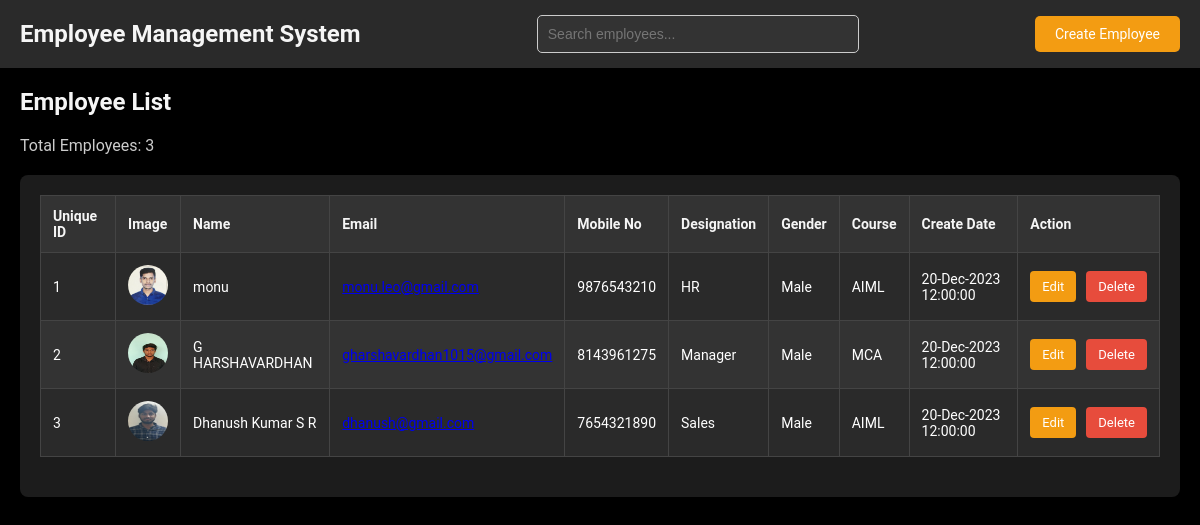
/employees/, run on the app's committed database.
### employee_app/models.py (models this page shows, shortened)
class Employee(models.Model):
    name = models.CharField(max_length=100)
    email = models.EmailField(unique=True)  # Example: Employee's email address
    mobile_no = models.CharField(max_length=10)  # Example: Mobile number
    gender = models.CharField(
        max_length=10,
        choices=[('Male', 'Male'), ('Female', 'Female'), ('Others', 'Others')],
        default='SELECT'  # Set default to 'Male'
    )  # Example: Gender (Male/Female)
    designation = models.CharField(
        max_length=100,
        choices=[('HR', 'HR'), ('Manager', 'Manager'), ('Sales', 'Sales')],
        default='SELECT'  # Set default to 'HR'
    )  # Example: Job designation
    course = models.CharField(
        max_length=50,
        choices = [
        ('MCA', 'MCA'),
        ('AIML', 'AIML')],
        default='SELECT'  # Set default to 'MCA'
    )  # Example: Training or course name
    image = models.ImageField(upload_to='employee_images/', null=True, blank=True)
    created_date = models.DateTimeField(default=datetime.datetime(2023, 12, 20, 12, 0, 0))  # Example default

### employee_app/views.py (the view)
# urls.py: path('employees/', views.employee_list, name='employee_list'),
def employee_list(request):
    employees = Employee.objects.all()
    return render(request, 'employee_list.html', {'employees': employees})

### employee_app/templates/employee_list.html (shortened to what this page needs)
{% load static %}
<!DOCTYPE html>
<html lang="en">
<head>
</head>
<body>
    <header>
        <h1>Employee Management System</h1>
        <div class="search-container">
            <input type="text" id="searchBox" placeholder="Search employees..." onkeyup="searchFunction()" />
        </div>
        <a href="{% url 'employee_add' %}">Create Employee</a>
    </header>
    <div class="content">
        <h1>Employee List</h1>
        <div class="count-container">
            <p>Total Employees: {{ employees.count }}</p>
        </div>
        <div class="table-container">
            <table id="employeeTable">
                <thead>
                    <tr>
                        <th>Unique ID</th>
                        <th>Image</th>
                        <th>Name</th>
                        <th>Email</th>
                        <th>Mobile No</th>
                        <th>Designation</th>
                        <th>Gender</th>
                        <th>Course</th>
                        <th>Create Date</th>
                        <th>Action</th>
                    </tr>
                </thead>
                <tbody>
                    {% for employee in employees %}
                        <tr>
                            <td>{{ forloop.counter }}</td>
                            <td>
                                {% if employee.image %}
                                    <img src="{{ employee.image.url }}" alt="Image" width="40" height="40" style="border-radius: 50%;">
                                {% else %}
                                    N/A
                                {% endif %}
                            </td>
                            <td>{{ employee.name }}</td>
                            <td><a href="mailto:{{ employee.email }}">{{ employee.email }}</a></td>
                            <td>{{ employee.mobile_no }}</td>
                            <td>{{ employee.designation }}</td>
                            <td>{{ employee.get_gender_display }}</td>
                            <td>{{ employee.course }}</td>
                            <td>{{ employee.created_date|date:"d-M-Y H:i:s" }}</td>
                            <td>
                                <div class="action-links">
                                    <a href="{% url 'employee_edit' employee.id %}" class="edit">Edit</a>
                                    <a href="{% url 'employee_delete' employee.id %}" class="delete" onclick="return confirm('Are you sure you want to delete this employee?')">Delete</a>
                                </div>
                            </td>
                        </tr>
                    {% endfor %}
                </tbody>
            </table>
        </div>
    </div>
</body>
</html>

### employee_app/templates/employee_list.html (style rules this page uses)
body { font-family: 'Roboto', sans-serif; margin: 0; padding: 0; background-color: #000000; color: #ffffff; }
header { background-color: #2a2a2a; color: white; padding: 15px 20px; display: flex; justify-content: space-between; align-items: center; box-shadow: 0 2px 4px rgba(0, 0, 0, 0.1); }
header h1 { margin: 0; font-size: 1.5rem; font-weight: bold; color: #f5f5f5; }
header a { color: white; text-decoration: none; padding: 10px 20px; border-radius: 5px; background-color: #f39c12; font-size: 14px; transition: background-color 0.3s; }
.search-container { display: flex; align-items: center; gap: 10px; }
#searchBox { padding: 10px; font-size: 14px; border-radius: 5px; border: 1px solid #ccc; width: 300px; background-color: #333; color: white; }
.content { margin: 20px; }
h1 { margin-bottom: 20px; font-size: 24px; color: #f5f5f5; }
.count-container { margin-bottom: 20px; font-size: 16px; color: #ccc; }
.table-container { background-color: #1c1c1c; border-radius: 8px; box-shadow: 0 2px 4px rgba(0, 0, 0, 0.1); padding: 20px; }
table { width: 100%; border-collapse: collapse; margin-bottom: 20px; }
table, th, td { border: 1px solid #444; }
th, td { padding: 12px; text-align: left; font-size: 14px; }
th { background-color: #333; color: #f5f5f5; font-weight: bold; }
tr:nth-child(even) { background-color: #333; }
tr:nth-child(odd) { background-color: #2a2a2a; }
.action-links { display: flex; gap: 10px; }
.action-links a { text-decoration: none; padding: 8px 12px; border-radius: 4px; font-size: 13px; color: white; transition: background-color 0.3s; }
.action-links a.edit { background-color: #f39c12; }
.action-links a.delete { background-color: #e74c3c; }

### data on the page
Employee: image (picture), name "monu", mobile_no "9876543210", designation "HR", gender "Male", course "AIML", created_date "20-Dec-2023 12:00:00"
Employee: image (picture), name "G HARSHAVARDHAN", email "gharshavardhan1015@gmail.com", mobile_no "8143961275", designation "Manager", gender "Male", course "MCA", created_date "20-Dec-2023 12:00:00"
Employee: image (picture), name "Dhanush Kumar S R", mobile_no "7654321890", designation "Sales", gender "Male", course "AIML", created_date "20-Dec-2023 12:00:00"

### other printed values
{{ employees.count }} "3"
